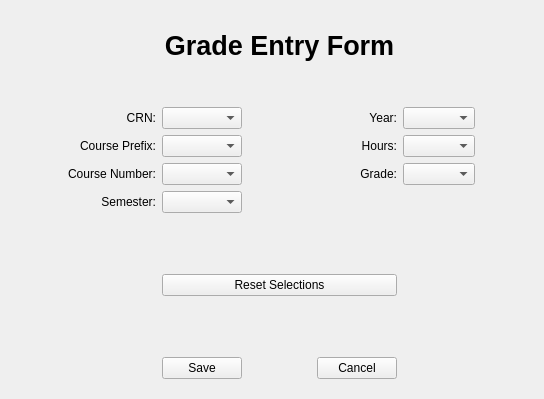
<?xml version="1.0" encoding="UTF-8"?>
<ui version="4.0">
 <class>AddEditWindow</class>
 <widget class="QWidget" name="AddEditWindow">
  <property name="geometry">
   <rect>
    <x>0</x>
    <y>0</y>
    <width>544</width>
    <height>399</height>
   </rect>
  </property>
  <property name="windowTitle">
   <string>Form</string>
  </property>
  <widget class="QWidget" name="gridLayoutWidget">
   <property name="geometry">
    <rect>
     <x>0</x>
     <y>10</y>
     <width>543</width>
     <height>369</height>
    </rect>
   </property>
   <layout class="QGridLayout" name="gridLayout">
    <item row="2" column="1" colspan="5">
     <spacer name="verticalSpacer_2">
      <property name="orientation">
       <enum>Qt::Orientation::Vertical</enum>
      </property>
      <property name="sizeType">
       <enum>QSizePolicy::Policy::Fixed</enum>
      </property>
      <property name="sizeHint" stdset="0">
       <size>
        <width>20</width>
        <height>40</height>
       </size>
      </property>
     </spacer>
    </item>
    <item row="10" column="4">
     <widget class="QPushButton" name="cancelButton">
      <property name="text">
       <string>Cancel</string>
      </property>
     </widget>
    </item>
    <item row="4" column="4">
     <widget class="QLabel" name="label_6">
      <property name="text">
       <string>Hours:</string>
      </property>
      <property name="alignment">
       <set>Qt::AlignmentFlag::AlignRight|Qt::AlignmentFlag::AlignTrailing|Qt::AlignmentFlag::AlignVCenter</set>
      </property>
     </widget>
    </item>
    <item row="0" column="1" colspan="5">
     <spacer name="verticalSpacer_3">
      <property name="orientation">
       <enum>Qt::Orientation::Vertical</enum>
      </property>
      <property name="sizeType">
       <enum>QSizePolicy::Policy::Fixed</enum>
      </property>
      <property name="sizeHint" stdset="0">
       <size>
        <width>20</width>
        <height>20</height>
       </size>
      </property>
     </spacer>
    </item>
    <item row="7" column="0" colspan="7">
     <spacer name="verticalSpacer_4">
      <property name="orientation">
       <enum>Qt::Orientation::Vertical</enum>
      </property>
      <property name="sizeHint" stdset="0">
       <size>
        <width>20</width>
        <height>40</height>
       </size>
      </property>
     </spacer>
    </item>
    <item row="4" column="5">
     <widget class="QComboBox" name="hoursCombo"/>
    </item>
    <item row="5" column="5">
     <widget class="QComboBox" name="gradeCombo"/>
    </item>
    <item row="4" column="1">
     <widget class="QLabel" name="label_3">
      <property name="text">
       <string>Course Prefix:</string>
      </property>
      <property name="alignment">
       <set>Qt::AlignmentFlag::AlignRight|Qt::AlignmentFlag::AlignTrailing|Qt::AlignmentFlag::AlignVCenter</set>
      </property>
     </widget>
    </item>
    <item row="3" column="5">
     <widget class="QComboBox" name="yearCombo"/>
    </item>
    <item row="8" column="2" colspan="3">
     <widget class="QPushButton" name="resetButton">
      <property name="text">
       <string>Reset Selections</string>
      </property>
     </widget>
    </item>
    <item row="4" column="0">
     <spacer name="horizontalSpacer_4">
      <property name="orientation">
       <enum>Qt::Orientation::Horizontal</enum>
      </property>
      <property name="sizeHint" stdset="0">
       <size>
        <width>40</width>
        <height>20</height>
       </size>
      </property>
     </spacer>
    </item>
    <item row="5" column="4">
     <widget class="QLabel" name="label_7">
      <property name="text">
       <string>Grade:</string>
      </property>
      <property name="alignment">
       <set>Qt::AlignmentFlag::AlignRight|Qt::AlignmentFlag::AlignTrailing|Qt::AlignmentFlag::AlignVCenter</set>
      </property>
     </widget>
    </item>
    <item row="4" column="6">
     <spacer name="horizontalSpacer_5">
      <property name="orientation">
       <enum>Qt::Orientation::Horizontal</enum>
      </property>
      <property name="sizeHint" stdset="0">
       <size>
        <width>40</width>
        <height>20</height>
       </size>
      </property>
     </spacer>
    </item>
    <item row="1" column="2" colspan="3">
     <widget class="QLabel" name="label">
      <property name="font">
       <font>
        <pointsize>20</pointsize>
        <bold>true</bold>
       </font>
      </property>
      <property name="text">
       <string>Grade Entry Form</string>
      </property>
      <property name="alignment">
       <set>Qt::AlignmentFlag::AlignCenter</set>
      </property>
     </widget>
    </item>
    <item row="5" column="2">
     <widget class="QComboBox" name="numberCombo">
      <property name="editable">
       <bool>false</bool>
      </property>
     </widget>
    </item>
    <item row="3" column="1">
     <widget class="QLabel" name="label_2">
      <property name="text">
       <string>CRN:</string>
      </property>
      <property name="alignment">
       <set>Qt::AlignmentFlag::AlignRight|Qt::AlignmentFlag::AlignTrailing|Qt::AlignmentFlag::AlignVCenter</set>
      </property>
     </widget>
    </item>
    <item row="9" column="0" colspan="7">
     <spacer name="verticalSpacer">
      <property name="orientation">
       <enum>Qt::Orientation::Vertical</enum>
      </property>
      <property name="sizeHint" stdset="0">
       <size>
        <width>20</width>
        <height>40</height>
       </size>
      </property>
     </spacer>
    </item>
    <item row="1" column="0" colspan="2">
     <spacer name="horizontalSpacer">
      <property name="orientation">
       <enum>Qt::Orientation::Horizontal</enum>
      </property>
      <property name="sizeHint" stdset="0">
       <size>
        <width>40</width>
        <height>20</height>
       </size>
      </property>
     </spacer>
    </item>
    <item row="10" column="2">
     <widget class="QPushButton" name="saveButton">
      <property name="text">
       <string>Save</string>
      </property>
     </widget>
    </item>
    <item row="1" column="5" colspan="2">
     <spacer name="horizontalSpacer_2">
      <property name="orientation">
       <enum>Qt::Orientation::Horizontal</enum>
      </property>
      <property name="sizeHint" stdset="0">
       <size>
        <width>40</width>
        <height>20</height>
       </size>
      </property>
     </spacer>
    </item>
    <item row="3" column="2">
     <widget class="QComboBox" name="crnCombo">
      <property name="editable">
       <bool>false</bool>
      </property>
     </widget>
    </item>
    <item row="4" column="2">
     <widget class="QComboBox" name="prefixCombo">
      <property name="editable">
       <bool>false</bool>
      </property>
     </widget>
    </item>
    <item row="6" column="1">
     <widget class="QLabel" name="label_8">
      <property name="text">
       <string>Semester:</string>
      </property>
      <property name="alignment">
       <set>Qt::AlignmentFlag::AlignRight|Qt::AlignmentFlag::AlignTrailing|Qt::AlignmentFlag::AlignVCenter</set>
      </property>
     </widget>
    </item>
    <item row="6" column="2">
     <widget class="QComboBox" name="semesterCombo"/>
    </item>
    <item row="5" column="1">
     <widget class="QLabel" name="label_4">
      <property name="text">
       <string>Course Number:</string>
      </property>
      <property name="alignment">
       <set>Qt::AlignmentFlag::AlignRight|Qt::AlignmentFlag::AlignTrailing|Qt::AlignmentFlag::AlignVCenter</set>
      </property>
     </widget>
    </item>
    <item row="3" column="4">
     <widget class="QLabel" name="label_5">
      <property name="text">
       <string>Year:</string>
      </property>
      <property name="alignment">
       <set>Qt::AlignmentFlag::AlignRight|Qt::AlignmentFlag::AlignTrailing|Qt::AlignmentFlag::AlignVCenter</set>
      </property>
     </widget>
    </item>
    <item row="10" column="3">
     <spacer name="horizontalSpacer_3">
      <property name="orientation">
       <enum>Qt::Orientation::Horizontal</enum>
      </property>
      <property name="sizeHint" stdset="0">
       <size>
        <width>40</width>
        <height>20</height>
       </size>
      </property>
     </spacer>
    </item>
   </layout>
  </widget>
 </widget>
 <resources/>
 <connections/>
</ui>
